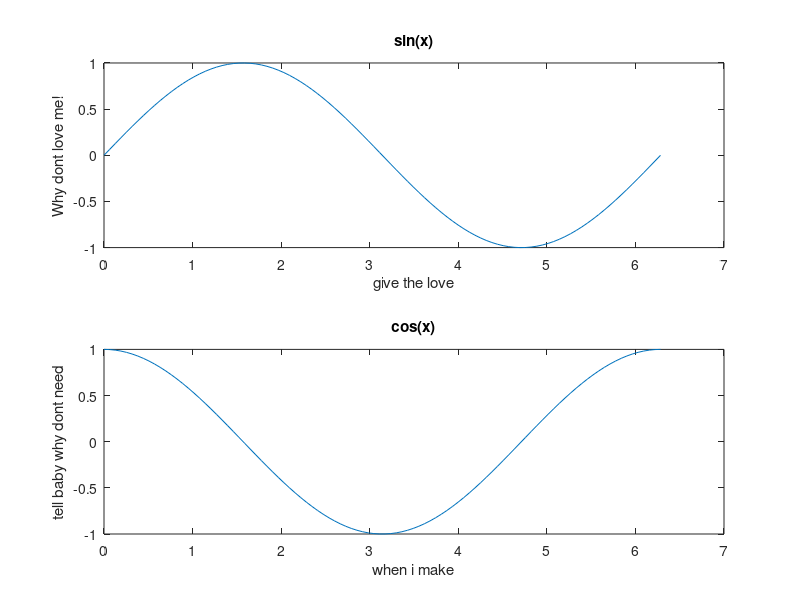

Source code (MATLAB):
x = linspace(0,2 * pi,100);
y = sin(x);
plot(x,y);
title('A plot of my lawn');
xlabel('I want you on my lawn');
ylabel('I know you love me!');
z = cos(x);
subplot(2,1,1);
plot(x,y)
title('sin(x)')
xlabel('give the love')
ylabel('Why dont love me!')
subplot(2,1,2);
plot(x,z);
title('cos(x)');
xlabel('when i make');
ylabel('tell baby why dont need');